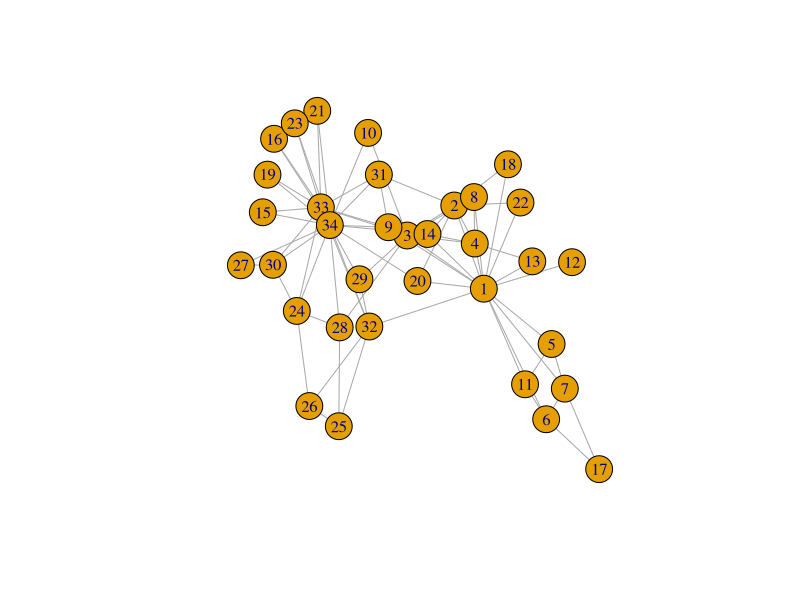

The R script that drew this image: (Note: this script raises an error after producing the figure.)
## ---- chunk 1
knitr::opts_chunk$set(fig.width=6, fig.height=6)
## ---- chunk 2
library("igraph")
## ---- chunk 3
g <- make_empty_graph()
## ---- chunk 4
g <- make_graph(edges = c(1,2, 1,5), n=10, directed = FALSE)
## ---- chunk 5
g <- make_graph(~ 1--2, 1--5, 3, 4, 5, 6, 7, 8, 9, 10)
## ---- chunk 6
g
## ---- chunk 7
summary(g)
## ---- chunk 8
g <- make_graph("Zachary")
## ---- chunk 9
plot(g)
## ---- chunk 10
g <- add_vertices(g, 3)
## ---- chunk 11
g <- add_edges(g, edges = c(1,35, 1,36, 34,37))
## ---- chunk 12
g <- add_edges(g, edges = c(38, 37))
## ---- chunk 13
g <- g %>%
  add_edges(edges = c(1, 34)) %>%
  add_vertices(3) %>%
  add_edges(edges = c(38, 39, 39, 40, 40, 38, 40, 37))
g
## ---- chunk 14
edge_id_para_borrar <- get_edge_ids(g, c(1,34))
edge_id_para_borrar
## ---- chunk 15
g <- delete_edges(g, edge_id_para_borrar)
## ---- chunk 16
g <- make_ring(10) %>% delete_edges("10|1")
plot(g)
## ---- chunk 17
g <- make_ring(5)
g <- delete_edges(g, get_edge_ids(g, c(1,5, 4,5)))
plot(g)
## ---- chunk 18
g1 <- graph_from_literal(
  A-B:C:I,
  B-A:C:D,
  C-A:B:E:H,
  D-B:E:F,
  E-C:D:F:H,
  F-D:E:G,
  G-F:H,
  H-C:E:G:I,
  I-A:H
)
plot(g1)
## ---- chunk 19
is_chordal(g1, fillin=TRUE)
## ---- chunk 20
chordal_graph <- add_edges(g1, is_chordal(g1, fillin=TRUE)$fillin)
plot(chordal_graph)
## ---- chunk 21
graph1 <- make_tree(127, 2, mode = "undirected")
summary(g)
## ---- chunk 22
graph2 <- make_tree(127, 2, mode = "undirected")
## ---- chunk 23
identical_graphs(graph1, graph2)
## ---- chunk 24
graph1 <- sample_grg(100, 0.2)
summary(graph1)
## ---- chunk 25
graph2 <- sample_grg(100, 0.2)
identical_graphs(graph1, graph2)
## ---- chunk 26
isomorphic(graph1, graph2)
## ---- chunk 27
g <- make_graph(
  ~ Alice-Boris:Himari:Moshe,
  Himari-Alice:Nang:Moshe:Samira,
  Ibrahim-Nang:Moshe,
  Nang-Samira
)
## ---- chunk 28
V(g)$age <- c(25, 31, 18, 23, 47, 22, 50)
V(g)$gender <- c("f", "m", "f", "m", "m", "f", "m")
E(g)$is_formal <- c(FALSE, FALSE, TRUE, TRUE, TRUE, FALSE, TRUE, FALSE, FALSE)
summary(g)
## ---- chunk 29
E(g)$is_formal
E(g)$is_formal[1] <- TRUE
E(g)$is_formal
## ---- chunk 30
g$date <- c("2022-02-11")
graph_attr(g, "date")
## ---- chunk 31
match(c("Ibrahim"), V(g)$name)
## ---- chunk 32
V(g)$name[1:3] <- c("Alejandra", "Bruno", "Carmina")
V(g)
## ---- chunk 33
g <- delete_vertex_attr(g, "gender")
V(g)$gender
## ---- chunk 34
degree(g)
## ---- chunk 35
degree(g, 7)
## ---- chunk 36
degree(g, v = c(3,4,5))
## ---- chunk 37
degree(g, v = c("Carmina", "Moshe", "Nang"))
## ---- chunk 38
degree(g, "Bruno")
## ---- chunk 39
edge_betweenness(g)
## ---- chunk 40
ebs <- edge_betweenness(g)
as_edgelist(g)[ebs == max(ebs), ]
## ---- chunk 41
which.max(degree(g))
## ---- chunk 42
graph <- graph.full(n=10)
only_odd_vertices <- which(V(graph)%%2==1)
length(only_odd_vertices)
## ---- chunk 43
seq <- V(graph)[2, 3, 7]
seq
## ---- chunk 44
seq <- seq[1, 3]    # filtrar un conjunto de vértices existente
seq
## ---- chunk 45
seq <- V(graph)[2, 3, 7, "foo", 3.5]
## ---- chunk 46
V(g)[age < 30]$name
## ---- chunk 47
`%notin%` <- Negate(`%in%`)
## ---- chunk 48
V(g)$degree <- c("A", "B", "B+", "A+", "C", "A", "B")
V(g)$degree[degree(g) == 3]
## ---- chunk 49
V(g)$name[degree(g) == 3]
## ---- chunk 50
E(g)[.from(3)]
## ---- chunk 51
E(g)[.from("Carmina")]
## ---- chunk 52
E(g) [ 3:5 %--% 5:6 ]
## ---- chunk 53
V(g)$gender <- c("f", "m", "f", "m", "m", "f", "m")
## ---- chunk 54
men <- V(g)[gender == "m"]$name
men
## ---- chunk 55
women <- V(g)[gender == "f"]$name
women
## ---- chunk 56
E(g)[men %--% women]
## ---- chunk 57
as_adjacency_matrix(g)
## ---- chunk 58
layout <- layout_with_kk(g)
## ---- chunk 59
layout <- layout_as_tree(g, root = 2)
## ---- chunk 60
layout <- layout_with_kk(g)
## ---- chunk 61
plot(g, layout = layout, main = "Red social con el algoritmo de diseño Kamada-Kawai")
## ---- chunk 62
plot(
  g,
  layout = layout_with_fr,
  main = "Red social con el algoritmo de disposición Fruchterman-Reingold"
)
## ---- chunk 63
V(g)$color <- ifelse(V(g)$gender == "m", "yellow", "red")
plot(
  g,
  layout = layout,
  vertex.label.dist = 3.5,
  main = "Red social - con los géneros como colores"
)
## ---- chunk 64
plot(
  g,
  layout = layout,
  vertex.label.dist = 3.5,
  vertex.color = as.factor(V(g)$gender))
## ---- chunk 65
plot(
  g,
  layout = layout,
  vertex.label.dist = 3.5,
  vertex.size = 20,
  vertex.color = ifelse(V(g)$gender == "m", "yellow", "red"),
  edge.width = ifelse(E(g)$is_formal, 5, 1)
)
## ---- chunk 66
sessionInfo()
